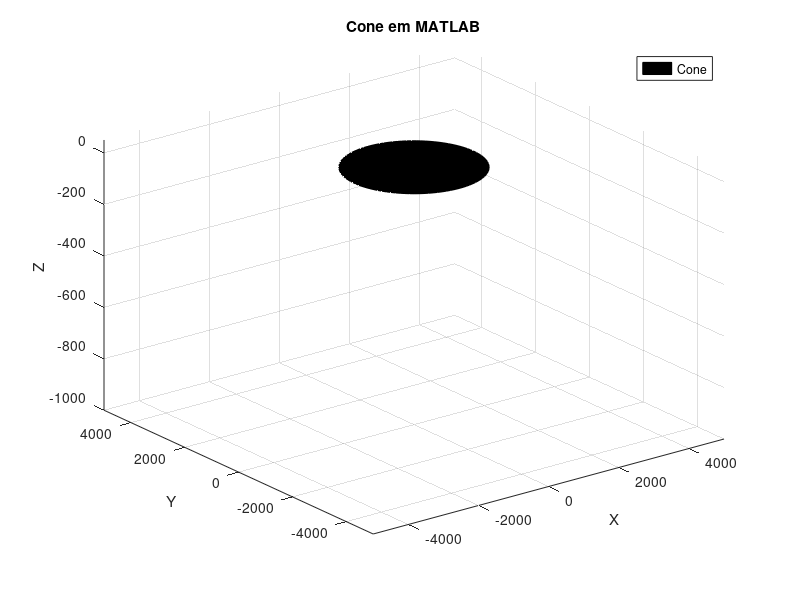

This chart was generated by the following MATLAB code:
clc;clear all; close all

% Parâmetros do cone
TH = 4000
PD = 400
TB = 3400
PH = 1000

num_segmentos = 100;
theta = linspace(0, 2*pi, num_segmentos);

% Coordenadas x e y para a base do cone
x_base = TB/2 * cos(theta);
y_base = TB/2 * sin(theta);
z_base = zeros(size(theta))

cone = patch('Faces', [1:num_segmentos num_segmentos+1],'Vertices', [x_base', y_base',z_base'; 0 0 0; 0 0 TH]);

% Configurações de exibição
xlabel('X');
ylabel('Y');
zlabel('Z');
title('Cone em MATLAB');

% Ajustar a proporção dos eixos

axis ([-5000 5000, -5000 5000, -1000 50])
% Exibir a grade
grid on;

% Adicionar rótulos aos eixos
legend(cone, 'Cone');

% Exibir o cone
view(3);
